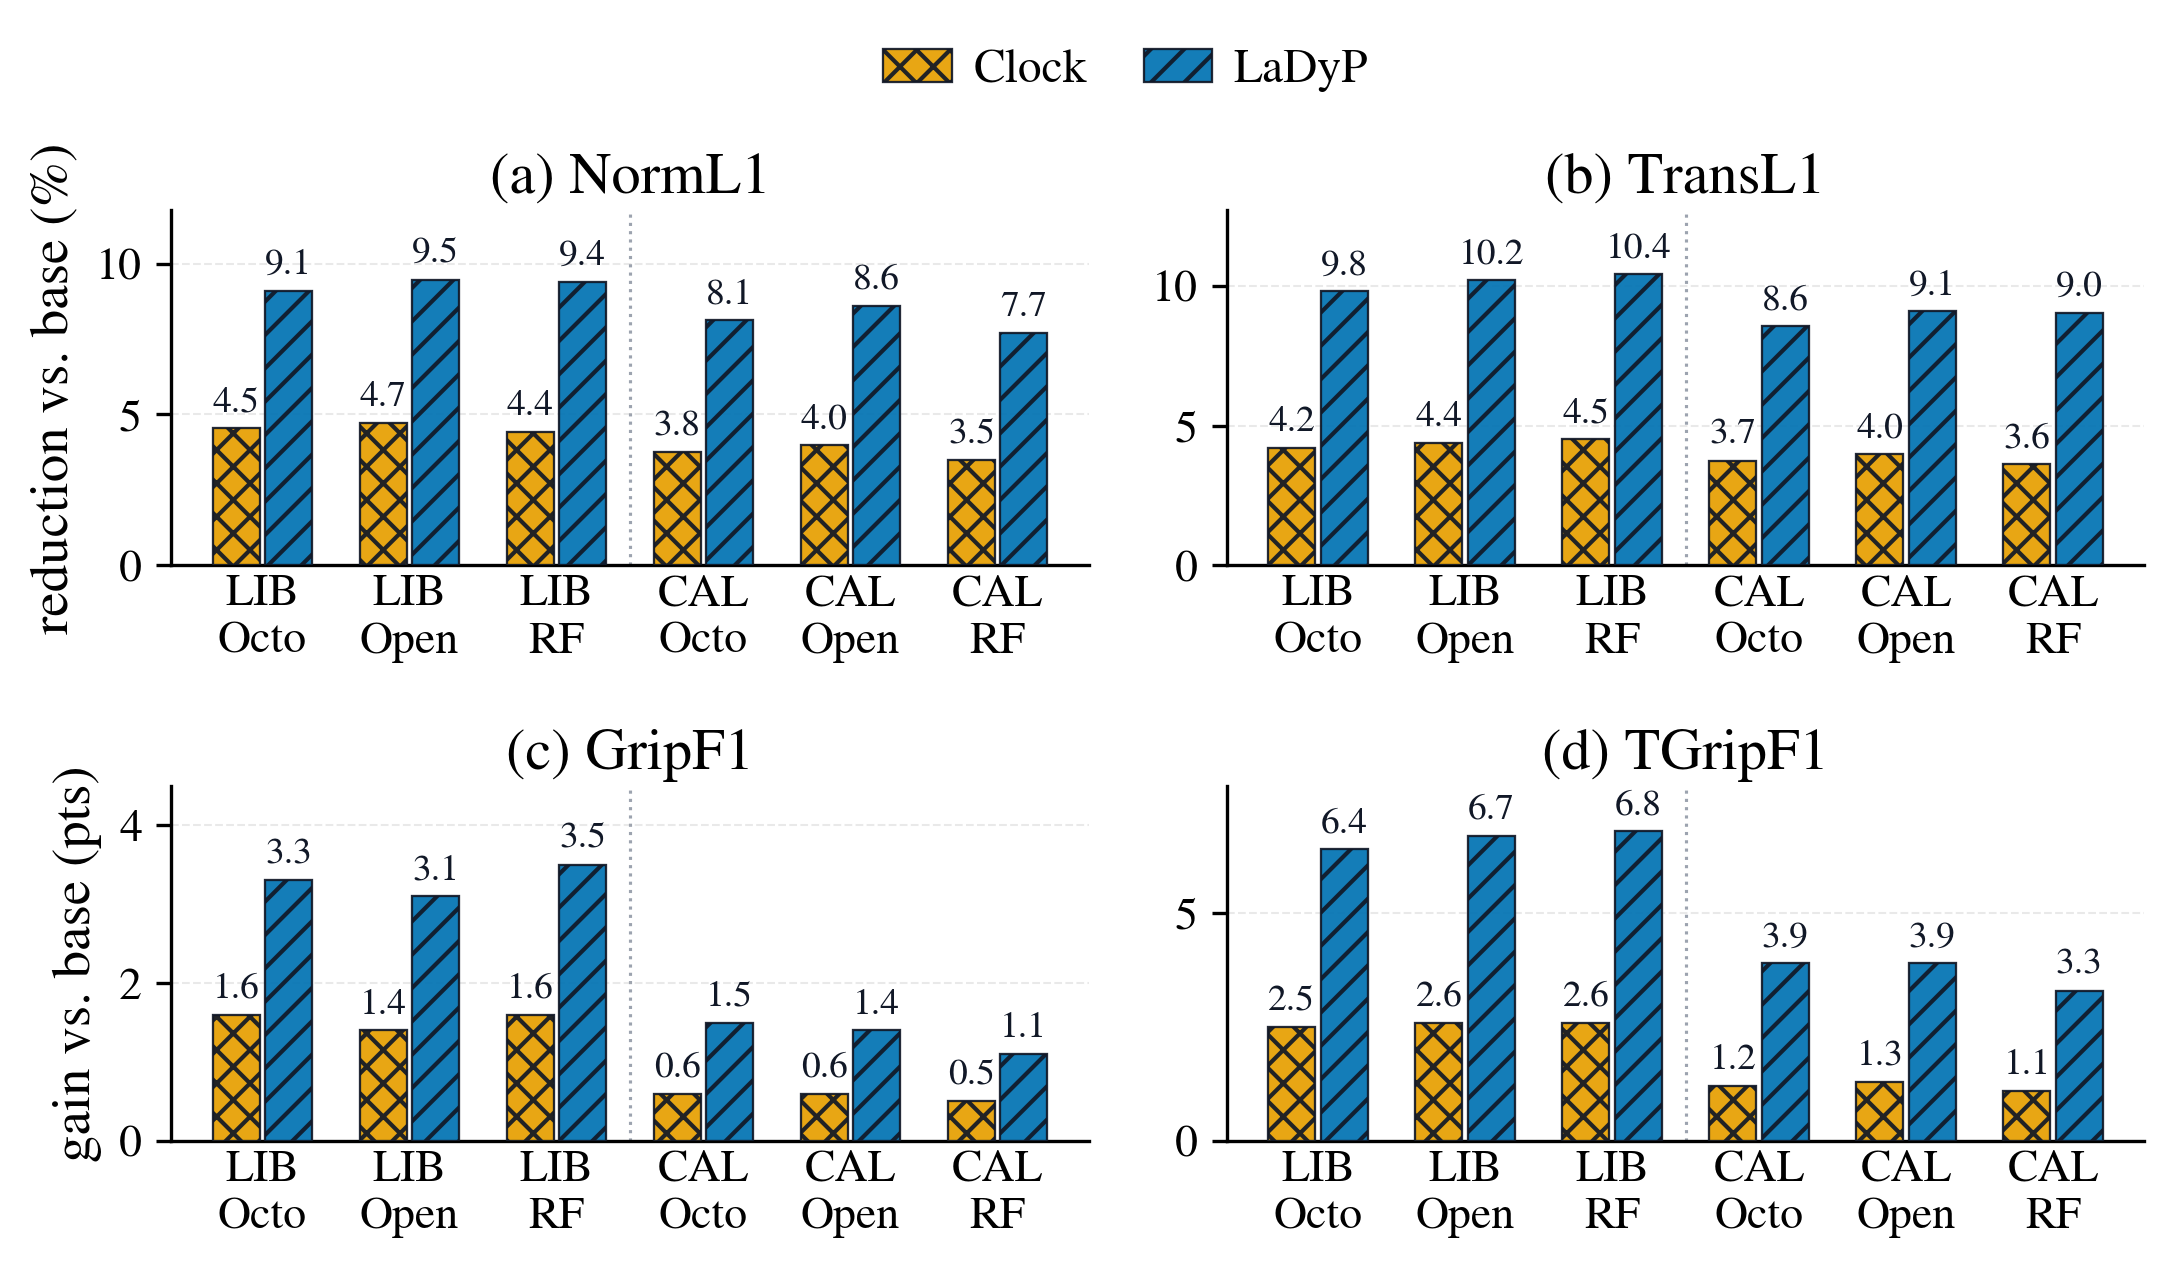

Reproduce this figure in Python.
import json
from pathlib import Path

import matplotlib.pyplot as plt
import numpy as np

from plot_style import apply_paper_style


OUT_DIR = Path(__file__).resolve().parent
OUT_NAME = "backbone_signal_target_estimates_measured"
DATA_FILE = OUT_DIR / f"{OUT_NAME}.json"

DATASETS = ["LIBERO", "CALVIN"]
BACKBONES = ["Octo", "OpenVLA", "RoboFlamingo"]
VARIANTS = ["+Clock", "+LaDyP"]
METRICS = ["NormL1", "TransL1", "GripF1", "TGripF1"]

SHORT_DATASET = {"LIBERO": "LIB", "CALVIN": "CAL"}
SHORT_BACKBONE = {"Octo": "Octo", "OpenVLA": "Open", "RoboFlamingo": "RF"}

COLORS = {
    "+Clock": "#E69F00",
    "+LaDyP": "#0072B2",
}
HATCHES = {
    "+Clock": "xxx",
    "+LaDyP": "///",
}

PANEL_TITLE_SIZE = 14.0
AXIS_LABEL_SIZE_LOCAL = 13.2
TICK_LABEL_SIZE_LOCAL = 11.0
LEGEND_SIZE_LOCAL = 11.4
VALUE_LABEL_SIZE = 9.0


def set_style():
    apply_paper_style(
        {
            "font.size": 11.4,
            "axes.labelsize": AXIS_LABEL_SIZE_LOCAL,
            "axes.titlesize": PANEL_TITLE_SIZE,
            "legend.fontsize": LEGEND_SIZE_LOCAL,
            "xtick.labelsize": TICK_LABEL_SIZE_LOCAL,
            "ytick.labelsize": TICK_LABEL_SIZE_LOCAL,
            "axes.grid": True,
            "grid.linestyle": "--",
            "grid.linewidth": 0.5,
            "grid.alpha": 0.28,
        }
    )


def load_records():
    payload = json.loads(DATA_FILE.read_text())
    records = {}
    for item in payload["records"]:
        key = (item["dataset"], item["backbone"], item["variant"])
        records[key] = item["metrics"]
    return records


def group_labels():
    labels = []
    groups = []
    for dataset in DATASETS:
        for backbone in BACKBONES:
            labels.append(f"{SHORT_DATASET[dataset]}\n{SHORT_BACKBONE[backbone]}")
            groups.append((dataset, backbone))
    return labels, groups


def improvement(records, dataset, backbone, variant, metric):
    base = records[(dataset, backbone, "base")][metric]["mean"]
    value = records[(dataset, backbone, variant)][metric]["mean"]
    if metric.endswith("L1"):
        return (base - value) / base * 100.0
    return value - base


def panel_ylabel(metric):
    if metric.endswith("L1"):
        return "reduction vs. base (%)"
    return "gain vs. base (pts)"


def panel_ylim(values, metric):
    ymax = float(np.nanmax(values))
    upper = ymax + (2.3 if metric.endswith("L1") else 1.0)
    return 0.0, upper


def draw_panel(ax, records, metric, title, show_ylabel=True):
    labels, groups = group_labels()
    x = np.arange(len(groups), dtype=float)
    width = 0.32
    offsets = [-width / 1.8, width / 1.8]

    values = np.array(
        [
            [improvement(records, dataset, backbone, variant, metric) for dataset, backbone in groups]
            for variant in VARIANTS
        ]
    )
    ymin, ymax = panel_ylim(values, metric)

    for j, variant in enumerate(VARIANTS):
        bars = ax.bar(
            x + offsets[j],
            values[j],
            width,
            label=variant.replace("+", ""),
            color=COLORS[variant],
            edgecolor="#111827",
            linewidth=0.55,
            hatch=HATCHES[variant],
            alpha=0.92,
            zorder=3,
        )
        for bar, value in zip(bars, values[j]):
            ax.text(
                bar.get_x() + bar.get_width() / 2,
                value + ymax * 0.025,
                f"{value:.1f}",
                ha="center",
                va="bottom",
                fontsize=VALUE_LABEL_SIZE,
                color="#111827",
                rotation=0,
                zorder=5,
            )

    ax.axvline(2.5, color="#9CA3AF", linewidth=0.75, linestyle=":", zorder=1)

    ax.set_title(title, fontsize=PANEL_TITLE_SIZE, fontweight="normal", pad=4)
    ax.set_xticks(x)
    ax.set_xticklabels(labels)
    ax.set_ylim(ymin, ymax)
    if show_ylabel:
        ax.set_ylabel(panel_ylabel(metric), fontsize=AXIS_LABEL_SIZE_LOCAL, labelpad=4)
    ax.grid(axis="y", zorder=0)
    ax.grid(axis="x", visible=False)
    ax.tick_params(axis="x", length=0, labelsize=TICK_LABEL_SIZE_LOCAL, pad=2)
    ax.tick_params(axis="y", labelsize=TICK_LABEL_SIZE_LOCAL)


def main():
    set_style()
    records = load_records()

    fig, axes = plt.subplots(2, 2, figsize=(7.15, 4.25), sharex=False)
    titles = [
        "(a) NormL1",
        "(b) TransL1",
        "(c) GripF1",
        "(d) TGripF1",
    ]
    for ax, metric, title in zip(axes.flat, METRICS, titles, strict=False):
        draw_panel(ax, records, metric, title, show_ylabel=ax in axes[:, 0])

    handles, labels = axes[0, 0].get_legend_handles_labels()
    fig.legend(
        handles,
        labels,
        ncol=2,
        frameon=False,
        loc="upper center",
        bbox_to_anchor=(0.52, 1.025),
        handlelength=1.45,
        columnspacing=1.2,
        handletextpad=0.45,
        fontsize=LEGEND_SIZE_LOCAL,
    )
    fig.subplots_adjust(left=0.075, right=0.995, top=0.865, bottom=0.135, wspace=0.15, hspace=0.62)

    OUT_DIR.mkdir(parents=True, exist_ok=True)
    for ext in ("pdf", "png"):
        out = OUT_DIR / f"{OUT_NAME}.{ext}"
        fig.savefig(out, dpi=300, bbox_inches="tight")
        print(out)


if __name__ == "__main__":
    main()
